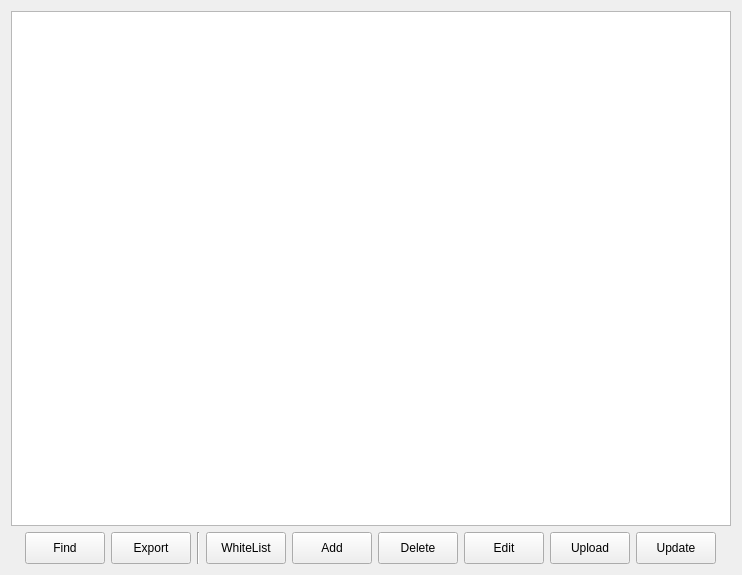
<?xml version="1.0" encoding="UTF-8"?>
<ui version="4.0">
 <class>DataBaseForm</class>
 <widget class="QWidget" name="DataBaseForm">
  <property name="geometry">
   <rect>
    <x>0</x>
    <y>0</y>
    <width>742</width>
    <height>575</height>
   </rect>
  </property>
  <property name="windowTitle">
   <string>Form</string>
  </property>
  <layout class="QGridLayout" name="gridLayout">
   <item row="1" column="8">
    <widget class="QPushButton" name="pushButton_7">
     <property name="minimumSize">
      <size>
       <width>0</width>
       <height>32</height>
      </size>
     </property>
     <property name="text">
      <string>Upload</string>
     </property>
    </widget>
   </item>
   <item row="0" column="0" colspan="11">
    <widget class="QTableView" name="tableView">
     <property name="autoFillBackground">
      <bool>true</bool>
     </property>
     <property name="alternatingRowColors">
      <bool>false</bool>
     </property>
     <property name="selectionBehavior">
      <enum>QAbstractItemView::SelectRows</enum>
     </property>
     <property name="gridStyle">
      <enum>Qt::SolidLine</enum>
     </property>
     <attribute name="horizontalHeaderDefaultSectionSize">
      <number>200</number>
     </attribute>
     <attribute name="horizontalHeaderStretchLastSection">
      <bool>true</bool>
     </attribute>
     <attribute name="verticalHeaderStretchLastSection">
      <bool>false</bool>
     </attribute>
    </widget>
   </item>
   <item row="1" column="7">
    <widget class="QPushButton" name="pushButton_4">
     <property name="minimumSize">
      <size>
       <width>0</width>
       <height>32</height>
      </size>
     </property>
     <property name="autoFillBackground">
      <bool>true</bool>
     </property>
     <property name="text">
      <string>Edit</string>
     </property>
    </widget>
   </item>
   <item row="1" column="1">
    <widget class="QPushButton" name="pushButton">
     <property name="minimumSize">
      <size>
       <width>0</width>
       <height>32</height>
      </size>
     </property>
     <property name="autoFillBackground">
      <bool>true</bool>
     </property>
     <property name="text">
      <string>Find</string>
     </property>
    </widget>
   </item>
   <item row="1" column="6">
    <widget class="QPushButton" name="pushButton_6">
     <property name="minimumSize">
      <size>
       <width>0</width>
       <height>32</height>
      </size>
     </property>
     <property name="text">
      <string>Delete</string>
     </property>
    </widget>
   </item>
   <item row="1" column="0">
    <spacer name="horizontalSpacer">
     <property name="orientation">
      <enum>Qt::Horizontal</enum>
     </property>
     <property name="sizeHint" stdset="0">
      <size>
       <width>113</width>
       <height>20</height>
      </size>
     </property>
    </spacer>
   </item>
   <item row="1" column="5">
    <widget class="QPushButton" name="pushButton_5">
     <property name="minimumSize">
      <size>
       <width>0</width>
       <height>32</height>
      </size>
     </property>
     <property name="text">
      <string>Add</string>
     </property>
    </widget>
   </item>
   <item row="1" column="10">
    <spacer name="horizontalSpacer_2">
     <property name="orientation">
      <enum>Qt::Horizontal</enum>
     </property>
     <property name="sizeHint" stdset="0">
      <size>
       <width>113</width>
       <height>20</height>
      </size>
     </property>
    </spacer>
   </item>
   <item row="1" column="3">
    <widget class="Line" name="line">
     <property name="orientation">
      <enum>Qt::Vertical</enum>
     </property>
    </widget>
   </item>
   <item row="1" column="2">
    <widget class="QPushButton" name="pushButton_3">
     <property name="minimumSize">
      <size>
       <width>0</width>
       <height>32</height>
      </size>
     </property>
     <property name="autoFillBackground">
      <bool>true</bool>
     </property>
     <property name="text">
      <string>Export</string>
     </property>
    </widget>
   </item>
   <item row="1" column="4">
    <widget class="QPushButton" name="pushButton_2">
     <property name="minimumSize">
      <size>
       <width>0</width>
       <height>32</height>
      </size>
     </property>
     <property name="autoFillBackground">
      <bool>true</bool>
     </property>
     <property name="text">
      <string>WhiteList</string>
     </property>
    </widget>
   </item>
   <item row="1" column="9">
    <widget class="QPushButton" name="pushButton_8">
     <property name="minimumSize">
      <size>
       <width>0</width>
       <height>32</height>
      </size>
     </property>
     <property name="text">
      <string>Update</string>
     </property>
    </widget>
   </item>
  </layout>
 </widget>
 <resources/>
 <connections/>
</ui>
